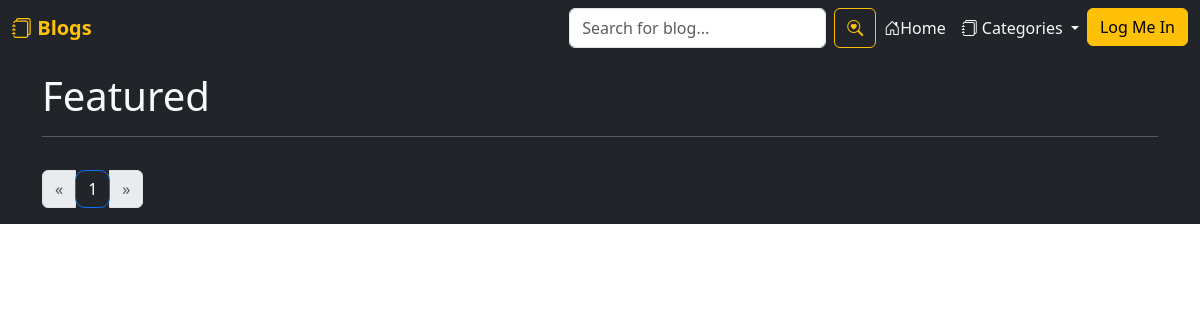
The page /blogs/featured/ on the database as committed earlier.
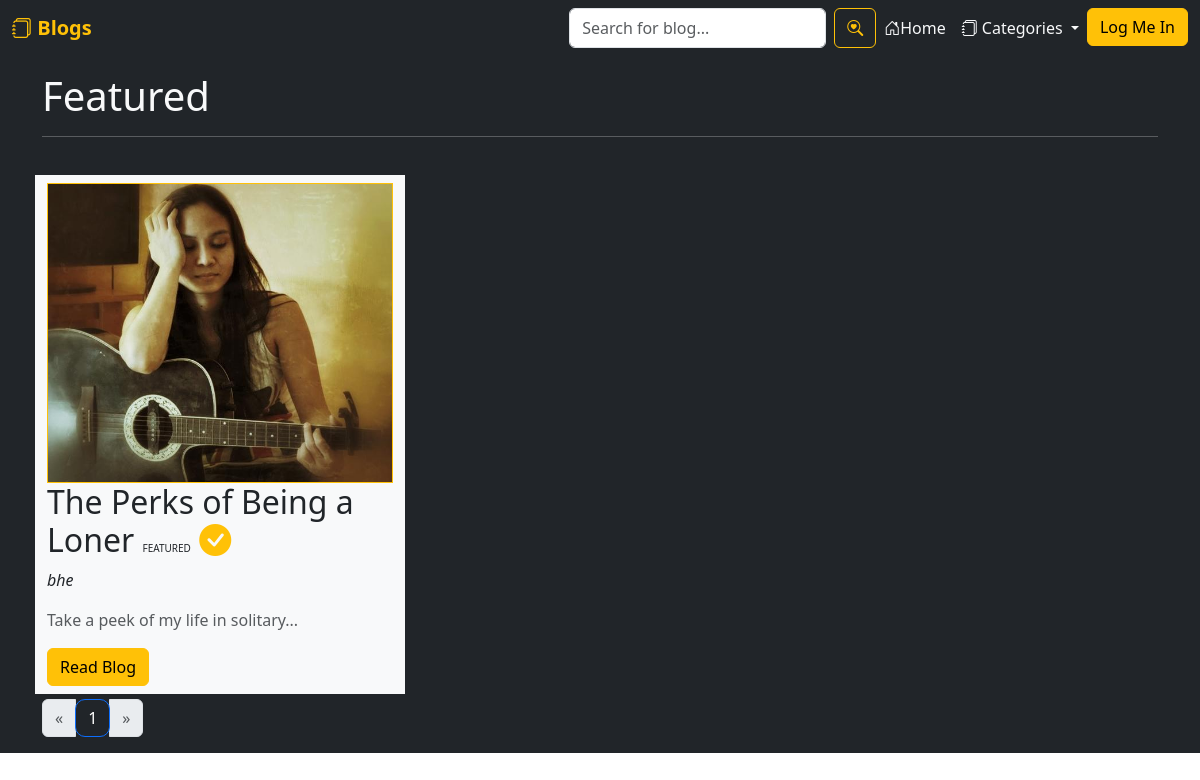
The same page on the database as committed later.
### blogs/models.py (models this page shows, shortened)
class Blog(models.Model):
    CATEGORIES = [
        ('education', 'Education'),
        ('music', 'Music'),
        ('personal', 'Personal'),
        ('promotions', 'Promotions'),
        ('travels', 'Travels'),
        ('others', 'Others')
    ]
    DEFAULT_CATEGORY = 'others'
    id = models.UUIDField(primary_key=True, default=uuid.uuid4, editable=False)
    title = models.CharField(max_length=255)
    author = models.ForeignKey(User, on_delete=models.CASCADE)
    featured = models.BooleanField(default=False)
    pen_name = models.CharField(max_length=100, null=True, blank=True)
    teaser = models.TextField(max_length=255, null=True, blank=True)
    category = models.CharField(max_length=50, choices=CATEGORIES, default=DEFAULT_CATEGORY)
    content = models.TextField()
    content2 = models.TextField(null=True, blank=True)
    content3 = models.TextField(null=True, blank=True)
    content4 = models.TextField(null=True, blank=True)
    content5 = models.TextField(null=True, blank=True)
    content6 = models.TextField(null=True, blank=True)
    content7 = models.TextField(null=True, blank=True)
    content8 = models.TextField(null=True, blank=True)
    content9 = models.TextField(null=True, blank=True)
    content10 = models.TextField(null=True, blank=True)
    image = models.ImageField(default='blog-default.jpeg', upload_to='blog_pics')
    image_end = models.ImageField(null=True, blank=True, upload_to='blog_pics')
    image2 = models.ImageField(null=True, blank=True, upload_to='blog_pics')
    image3 = models.ImageField(null=True, blank=True, upload_to='blog_pics')
    image4 = models.ImageField(null=True, blank=True, upload_to='blog_pics')
    image5 = models.ImageField(null=True, blank=True, upload_to='blog_pics')
    image6 = models.ImageField(null=True, blank=True, upload_to='blog_pics')
    image7 = models.ImageField(null=True, blank=True, upload_to='blog_pics')
    image8 = models.ImageField(null=True, blank=True, upload_to='blog_pics')
    image9 = models.ImageField(null=True, blank=True, upload_to='blog_pics')
    image_end_caption = models.CharField(max_length=255, null=True, blank=True)
    image2_caption = models.CharField(max_length=255, blank=True, default="Photo has no caption")
    image3_caption = models.CharField(max_length=255, blank=True, default="Photo has no caption")
    image4_caption = models.CharField(max_length=255, blank=True, default="Photo has no caption")
    image5_caption = models.CharField(max_length=255, blank=True, default="Photo has no caption")
    image6_caption = models.CharField(max_length=255, blank=True, default="Photo has no caption")
    image7_caption = models.CharField(max_length=255, blank=True, default="Photo has no caption")
    image8_caption = models.CharField(max_length=255, blank=True, default="Photo has no caption")
    image9_caption = models.CharField(max_length=255, blank=True, default="Photo has no caption")
    created_at = models.DateTimeField(default=datetime.now)
    class Meta:
        ordering = ['-created_at']

### blogs/views.py (the view)
# urls.py: path('featured/', views.featured, name="featured"),
def featured(request):
    featured_blogs = Blog.objects.filter(featured=True)
    per_page = 18  # You can adjust this as needed
    paginator = Paginator(featured_blogs, per_page)
    page_number = request.GET.get('page', 1)
    try:
        blogs_page = paginator.page(page_number)
    except PageNotAnInteger:
        blogs_page = paginator.page(1)
    except EmptyPage:
        blogs_page = paginator.page(paginator.num_pages)
    return render(request, 'blogs/featured.html', {'blogs': blogs_page})

### blogs/templates/blogs/featured.html (shortened to what this page needs)
{% extends 'blogs/base.html' %}
{% block content %}
<div class="pt-5 bg-dark">
    <div class="container bg-dark pt-4">
        <h1 class="text-light">Featured</h1>
        <hr style="color:white;">
        <div class="row">
            <hr>
            {% for blog in blogs %}
            {% if blog.featured %}
            <div class="col-md-6 col-lg-4 py-2 bg-light border border-dark border-5">
                <img class="border border-warning border-1" style="width:100%; height:300px; object-fit:cover;" src="{{ blog.image.url }}">
                <h2>{{ blog.title }} <span style="font-size:10px;">FEATURED</span> <i class="bi bi-check-circle-fill text-warning"></i></h2>
                <p><i>{{ blog.author }}</i></p>
                <p class="text-muted">{{ blog.teaser }}</p>
                <a href="{% url 'blogs:show-blog' pk=blog.pk %}" class="btn btn-warning">Read Blog</a>
            </div>
            {% endif %}
            {% endfor %}
        </div>
        <div class="pagination">
            <nav aria-label="Page navigation example">
                <ul class="pagination">
                    <li class="page-item {% if not blogs.has_previous %}disabled{% endif %}">
                        <a class="page-link" href="?page=1" aria-label="Previous">
                            <span aria-hidden="true">&laquo;</span>
                        </a>
                    </li>
                    {% for page_num in blogs.paginator.page_range %}
                    <li class="page-item {% if page_num == blogs.number %}active{% endif %}">
                        <a class="page-link bg-dark" style="
                        border-radius:10px;" href="?page={{ page_num }}">{{ page_num }}</a>
                    </li>
                    {% endfor %}
                    {% if blogs.has_next %}
                    <li class="page-item">
                        <a class="page-link" href="?page={{ blogs.next_page_number }}" aria-label="Next">
                            <span aria-hidden="true">&raquo;</span>
                        </a>
                    </li>
                    {% else %}
                    <li class="page-item disabled">
                        <span class="page-link" aria-hidden="true">&raquo;</span>
                    </li>
                    {% endif %}
                </ul>
            </nav>
        </div>
    </div>
</div>
{%endblock%}

Rows that differ between the two databases and show on the page:
added Blog: image (picture), title "The Perks of Being a Loner", author "bhe", teaser "Take a peek of my life in solitary..."
